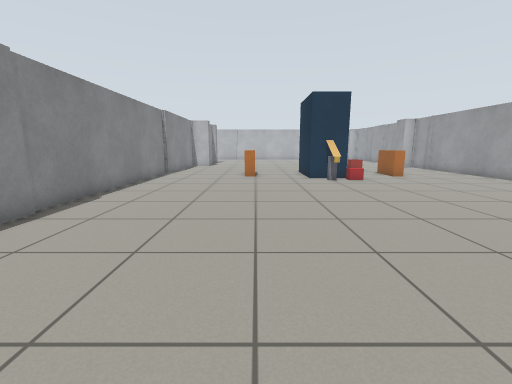
view 1 (above)

15 first-person views from a walk through a Gazebo world. The camera is 0.86 m above the floor, tilts 10° down and sees 90° across. The floor is counted in squares, 0.5 m on a side. Each view is taken from the middle of a square. On the plan, view 1 faces up. The plan holds only what a view shows up to about 14 squares ahead; the rest is blank.

view 2
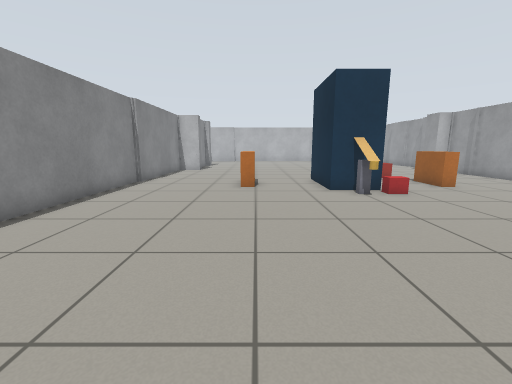

view 3
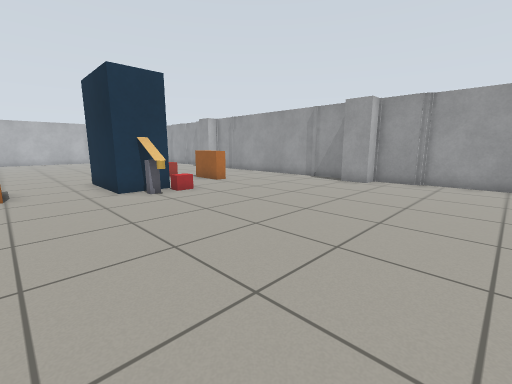

view 4
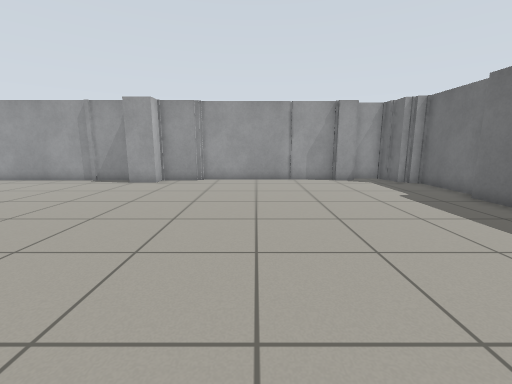

view 5
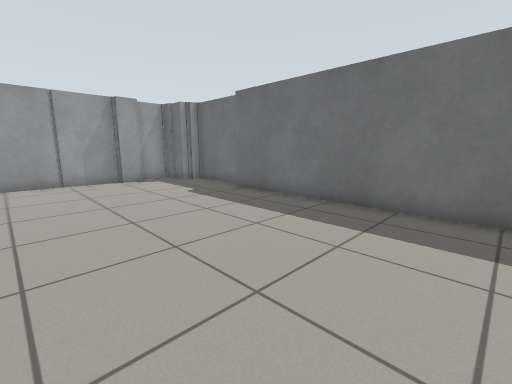

view 6
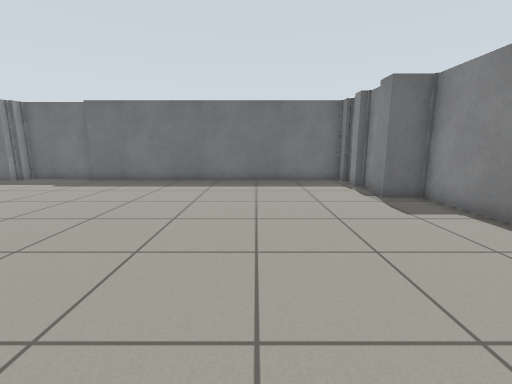

view 7
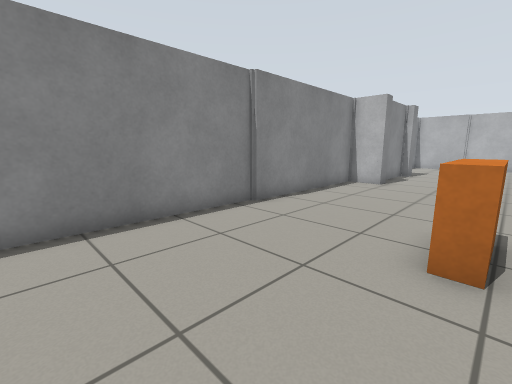

view 8
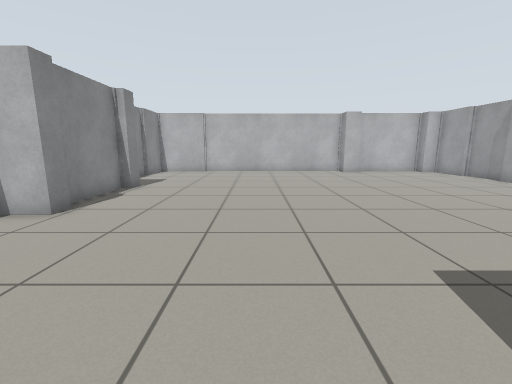

view 9
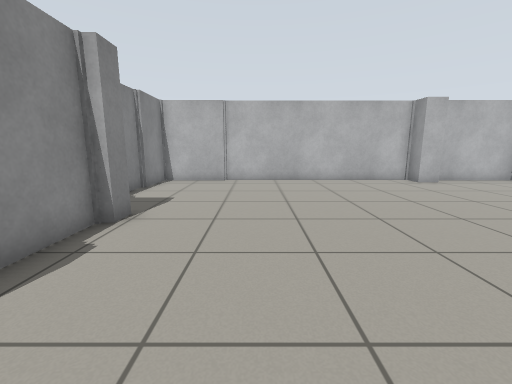

view 10
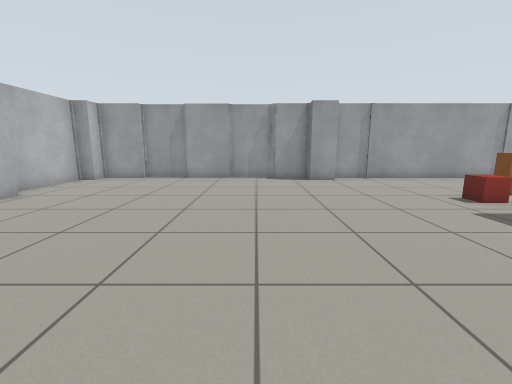

view 11
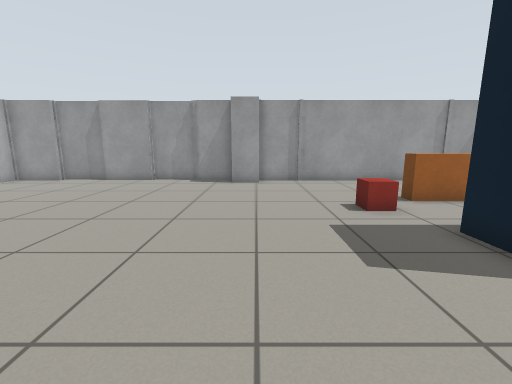

view 12
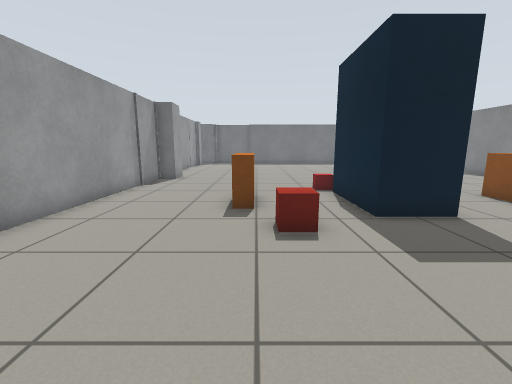

view 13
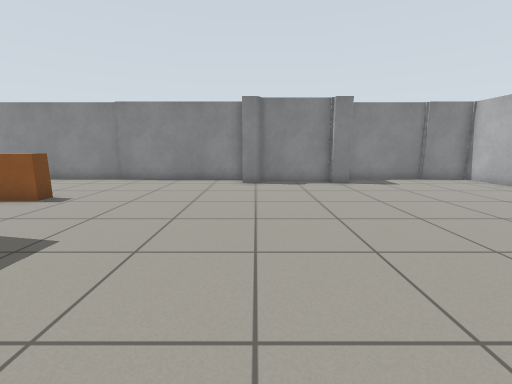

view 14
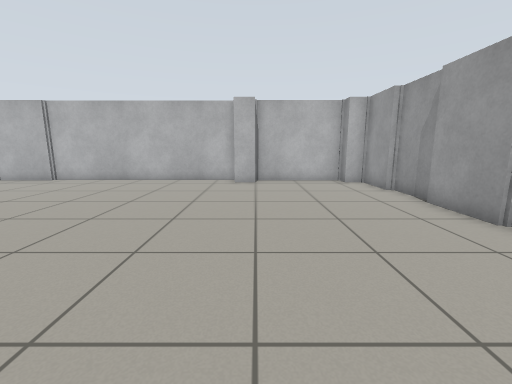

view 15
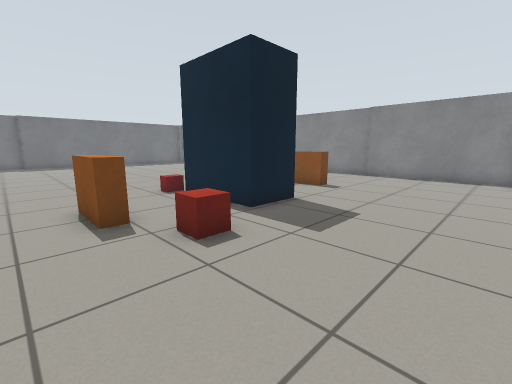

### Floor plan
Key: @ floor where view 1 was taken; # wall or solid block; . floor; B blue box; E beige box; R red box; A orange box; O other object.
Columns run from 6 left of view 1 to 14 right of it. Each row starts with its distance up from view 1.
 36 ####################
 35 #............##....##
 34 #...................#
 33 #...................#
 32 #...................#
 31 #...................#
 30 #...................#
 29 #...................#
 28 ##..................#
 27  #..................#
 26  #..................#
 25  #..................#
 24 ##..................#
 23 #..................##
 22 #..................##
 21 #...................#
 20 #...................#
 19 #............R......#
 18 #........BBB.R......#
 17 #.....A..B B..A.....#
 16 #.....A..B B..A.....#
 15 #.....A..B B..A.....#
 14 #........BER........#
 13 #.........O.........#
 12 #...................#
 11 #...................#
 10 #..................##
  9 #..................##
  8 #...................#
  7 #...................#
  6 #...................#
  5 #...................#
  4 #...................#
  3 #...................#
  2 #...................#
  1 ##..................#
  0  #....@.............#
 -1  #..................#
 -2  #..................#
 -3  #.................##
 -4  ###################

Positions as (right, up) in squares from view 1, and headings:
1: (0, 0), facing up
2: (0, 4), facing up
3: (0, 4), facing up-right
4: (0, 4), facing right
5: (0, 4), facing down-right
6: (0, 10), facing down
7: (0, 11), facing up-left
8: (1, 17), facing up
9: (-1, 22), facing up
10: (-1, 26), facing right
11: (0, 22), facing right
12: (8, 24), facing down
13: (8, 24), facing left
14: (8, 22), facing up
15: (10, 23), facing down-left
